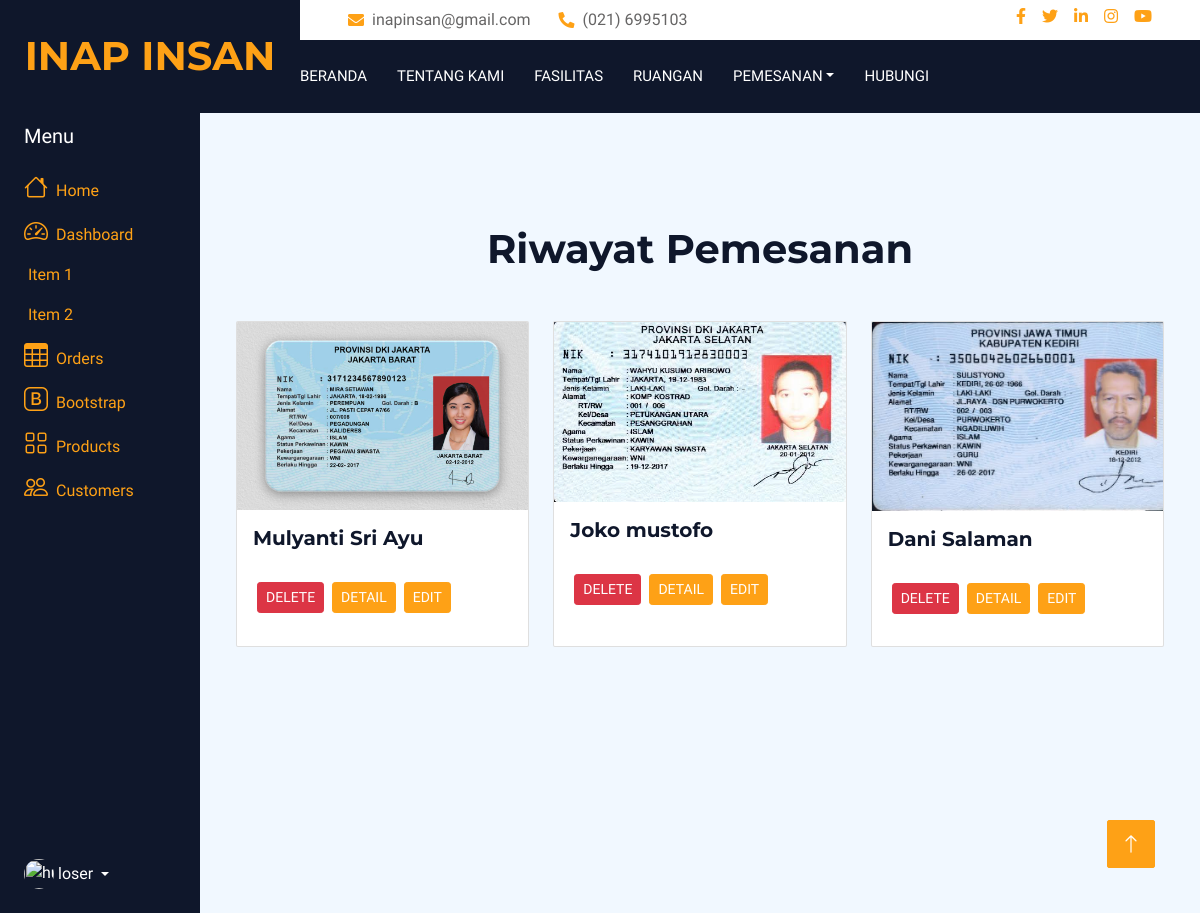
Page /admin/riwayat_pesan.php on the committed database.
### tables this page shows
CREATE TABLE `pemesanan` (
  `id_pemesanan` int(11) NOT NULL,
  `name` varchar(30) DEFAULT NULL,
  `gender` varchar(6) DEFAULT NULL,
  `checkin` date DEFAULT NULL,
  `checkout` date DEFAULT NULL,
  `jml_dewasa` varchar(2) DEFAULT NULL,
  `jml_anak` varchar(2) DEFAULT NULL,
  `kamar` varchar(30) DEFAULT NULL,
  `message` varchar(200) DEFAULT NULL,
  `jemput` varchar(5) NOT NULL DEFAULT 'no',
  `uploadfile` varchar(200) DEFAULT NULL,
  `id_user` int(11) NOT NULL
);

### admin/riwayat_pesan.php (the view, shortened to what this page needs)
<?php
include("head.php");
require 'koneksi.php';
?>
<?php
include("header.php");
?>
<div class="container-fluid">
    <div class="row flex-nowrap">
        <div class="col-auto col-md-3 col-xl-2 px-sm-2 px-0 bg-dark">
            <div class="d-flex flex-column align-items-center align-items-sm-start px-3 pt-2 text-white min-vh-100">
                <a href="/" class="d-flex align-items-center pb-3 mb-md-0 me-md-auto text-white text-decoration-none">
                    <span class="fs-5 d-none d-sm-inline">Menu</span>
                </a>
                <ul class="nav nav-pills flex-column mb-sm-auto mb-0 align-items-center align-items-sm-start" id="menu">
                    <li class="nav-item">
                        <a href="#" class="nav-link align-middle px-0">
                            <i class="fs-4 bi-house"></i> <span class="ms-1 d-none d-sm-inline">Home</span>
                        </a>
                    </li>
                    <li>
                        <a href="#submenu1" data-bs-toggle="collapse" class="nav-link px-0 align-middle">
                            <i class="fs-4 bi-speedometer2"></i> <span class="ms-1 d-none d-sm-inline">Dashboard</span> </a>
                        <ul class="collapse show nav flex-column ms-1" id="submenu1" data-bs-parent="#menu">
                            <li class="w-100">
                                <a href="#" class="nav-link px-0"> <span class="d-none d-sm-inline">Item</span> 1 </a>
                            </li>
                            <li>
                                <a href="#" class="nav-link px-0"> <span class="d-none d-sm-inline">Item</span> 2 </a>
                            </li>
                        </ul>
                    </li>
                    <li>
                        <a href="#" class="nav-link px-0 align-middle">
                            <i class="fs-4 bi-table"></i> <span class="ms-1 d-none d-sm-inline">Orders</span></a>
                    </li>
                    <li>
                        <a href="#submenu2" data-bs-toggle="collapse" class="nav-link px-0 align-middle ">
                            <i class="fs-4 bi-bootstrap"></i> <span class="ms-1 d-none d-sm-inline">Bootstrap</span></a>
                    </li>
                    <li>
                        <a href="#submenu3" data-bs-toggle="collapse" class="nav-link px-0 align-middle">
                            <i class="fs-4 bi-grid"></i> <span class="ms-1 d-none d-sm-inline">Products</span> </a>
                    </li>
                    <li>
                        <a href="#" class="nav-link px-0 align-middle">
                            <i class="fs-4 bi-people"></i> <span class="ms-1 d-none d-sm-inline">Customers</span> </a>
                    </li>
                </ul>
                <div class="dropdown pb-4">
                    <a href="#" class="d-flex align-items-center text-white text-decoration-none dropdown-toggle" id="dropdownUser1" data-bs-toggle="dropdown" aria-expanded="false">
                        <img src="https://github.com/mdo.png" alt="hugenerd" width="30" height="30" class="rounded-circle">
                        <span class="d-none d-sm-inline mx-1">loser</span>
                    </a>
                </div>
            </div>
        </div>
        <div class="col py-3">
            <div class="container">
                <div class="row">
                    <h1 class="text-center mb-5"><br /> <br /> Riwayat Pemesanan</h1>
                    <?php
                    $query = mysqli_query($koneksi, "SELECT * FROM pemesanan");
                    while ($data = mysqli_fetch_array($query)) {
                    ?>
                        <div class="col-md-4 mb-4">
                            <div class="card h-100"><img class="card-img-top w-100" src="<?php echo $data['uploadfile']; ?>" alt="courses" />
                                <div class="card-body">
                                    <h5 class="font-sans-serif fw-bold fs-md-0 fs-lg-1">
                                        <?php
                                        echo $data['name'];
                                        ?>
                                    </h5><br />
                                    <div class="btn-group" role="group" aria-label="Basic mixed styles example">
                                        <form class="mx-1" action="riwayat_pesan.php" method="post">
                                            <input type="submit" name="delete" value="Delete" class="btn btn-danger btn-sm">
                                        </form>
                                        <form class="mx-1" action="detail.php" method="post">
                                            <input type="submit" name="detail" value="Detail" class="btn btn-primary btn-sm">
                                        </form>
                                        <form class="mx-1" action="edit.php" method="post">
                                            <input type="submit" name="edit" value="Edit" class="btn btn-primary btn-sm">
                                        </form>
                                    </div>
                                </div>
                            </div>
                        </div>
                    <?php
                    }
                    ?>
                </div>
            </div>
        </div>
    </div>
</div>
<a href="#" class="btn btn-lg btn-primary btn-lg-square back-to-top"><i class="bi bi-arrow-up"></i></a>

### css/style.css (style rules this page uses)
.back-to-top { position: fixed; display: none; right: 45px; bottom: 45px; z-index: 99; }
.btn { font-weight: 500; text-transform: uppercase; transition: .5s; }
.btn.btn-primary, .btn.btn-secondary { color: #FFFFFF; }
.btn-lg-square { width: 48px; height: 48px; }
.btn-square, .btn-sm-square, .btn-lg-square { padding: 0; display: flex; align-items: center; justify-content: center; font-weight: normal; border-radius: 2px; }

### rows in the picture
pemesanan: uploadfile (picture), name "Mulyanti Sri Ayu"
pemesanan: uploadfile (picture), name "Joko mustofo"
pemesanan: uploadfile (picture), name "Dani Salaman"
